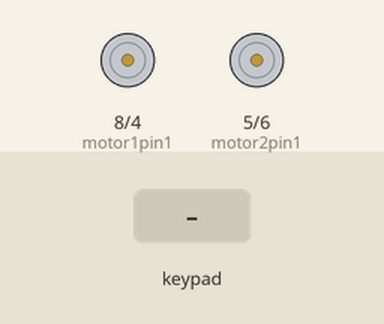
The sketch below on a simulated Arduino Uno, built with avr-gcc and run on an emulated ATmega328P. Parts: motor-driver pin pairs drawn as motors (green arrow = first pin HIGH = forward, orange = second pin HIGH = backward, longer = more drive, scaled by the enable pin). Wiring (inferred from the names in the program): 2×2 keypad with keys 1 2 3 4 (labels assumed): rows pin 10, pin 11; columns pin 12, pin 13. The inputs (shaded band) are chosen by the test bench. What the sketch prints to the serial monitor is not drawn.

Above: at 1.2 s.
1.3 s: key '1' pressed
2.9 s: keypad keys 1 2 1 3 pressed 0.4 s apart
6.0 s: key '4' pressed
7.6 s: key '3' pressed
Timing chart, 0 to 10.6 s (numbered marks = the images above; inputs shaded):
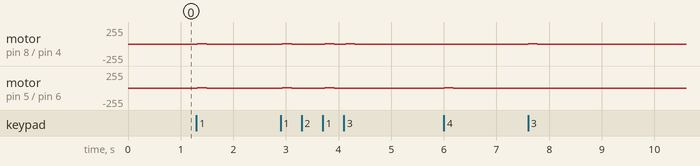

The sketch:

AccelGlow.ino
```cpp
#define motor1pin1 8
#define motor1pin2 4
#define motor2pin1 5
#define motor2pin2 6

#define ENA 3
#define ENB 9


// 2x2 matrix
const int rowPins[2] = {10, 11};
const int colPins[2] = {12, 13};


int speedValue = 0;

unsigned long lastIncrease = 0;
const int accelerationDelay = 40;


// ---------------- SETUP ----------------
void setup() {

  pinMode(motor1pin1, OUTPUT);
  pinMode(motor1pin2, OUTPUT);

  pinMode(motor2pin1, OUTPUT);
  pinMode(motor2pin2, OUTPUT);

  pinMode(ENA, OUTPUT);
  pinMode(ENB, OUTPUT);


  // Matrix setup
  for (int i = 0; i < 2; i++) {
    pinMode(rowPins[i], OUTPUT);
    digitalWrite(rowPins[i], HIGH);
  }

  for (int i = 0; i < 2; i++) {
    pinMode(colPins[i], INPUT_PULLUP);
  }


  Serial.begin(9600);
}


// ---------------- SPEED ----------------
void setSpeed() {

  analogWrite(ENA, speedValue);
  analogWrite(ENB, speedValue);
}


void accelerate() {

  if (millis() - lastIncrease > accelerationDelay) {

    speedValue += speedValue * 0.07 + 1;

    if (speedValue > 255) {
      speedValue = 255;
    }

    lastIncrease = millis();
  }
}


// ---------------- MOVEMENT ----------------
void stopMotors() {

  digitalWrite(motor1pin1, LOW);
  digitalWrite(motor1pin2, LOW);

  digitalWrite(motor2pin1, LOW);
  digitalWrite(motor2pin2, LOW);

  speedValue = 0;

  setSpeed();
}


void moveForward() {

  digitalWrite(motor1pin1, HIGH);
  digitalWrite(motor1pin2, LOW);

  digitalWrite(motor2pin1, HIGH);
  digitalWrite(motor2pin2, LOW);
}


void moveBackward() {

  digitalWrite(motor1pin1, LOW);
  digitalWrite(motor1pin2, HIGH);

  digitalWrite(motor2pin1, LOW);
  digitalWrite(motor2pin2, HIGH);
}


void moveLeft() {

  digitalWrite(motor1pin1, HIGH);
  digitalWrite(motor1pin2, LOW);

  digitalWrite(motor2pin1, LOW);
  digitalWrite(motor2pin2, HIGH);
}


void moveRight() {

  digitalWrite(motor1pin1, LOW);
  digitalWrite(motor1pin2, HIGH);

  digitalWrite(motor2pin1, HIGH);
  digitalWrite(motor2pin2, LOW);
}


// ---------------- BUTTON MATRIX ----------------
// Returns 1-4, or 0 if none
int scanMatrix() {

  for (int row = 0; row < 2; row++) {

    digitalWrite(rowPins[row], LOW);

    for (int col = 0; col < 2; col++) {

      if (digitalRead(colPins[col]) == LOW) {

        digitalWrite(rowPins[row], HIGH);

        return row * 2 + col + 1;
      }
    }

    digitalWrite(rowPins[row], HIGH);
  }

  return 0;
}


// ---------------- LOOP ----------------
void loop() {

  bool moving = false;
  const char* direction = "Stopped";

  int button = scanMatrix();


  switch (button) {

    case 1:
      accelerate();
      moveForward();
      direction = "Forward";
      moving = true;
      break;

    case 2:
      accelerate();
      moveBackward();
      direction = "Backward";
      moving = true;
      break;

    case 3:
      accelerate();
      moveLeft();
      direction = "Left";
      moving = true;
      break;

    case 4:
      accelerate();
      moveRight();
      direction = "Right";
      moving = true;
      break;

    default:
      stopMotors();
      button = 0;
      break;
  }


  if (moving) {
    setSpeed();
    // Serial output

  }

  Serial.print("Button: ");
    Serial.print(button);

    Serial.print(" | Direction: ");
    Serial.print(direction);

    Serial.print(" | Speed: ");
    Serial.println(speedValue);


}
```
